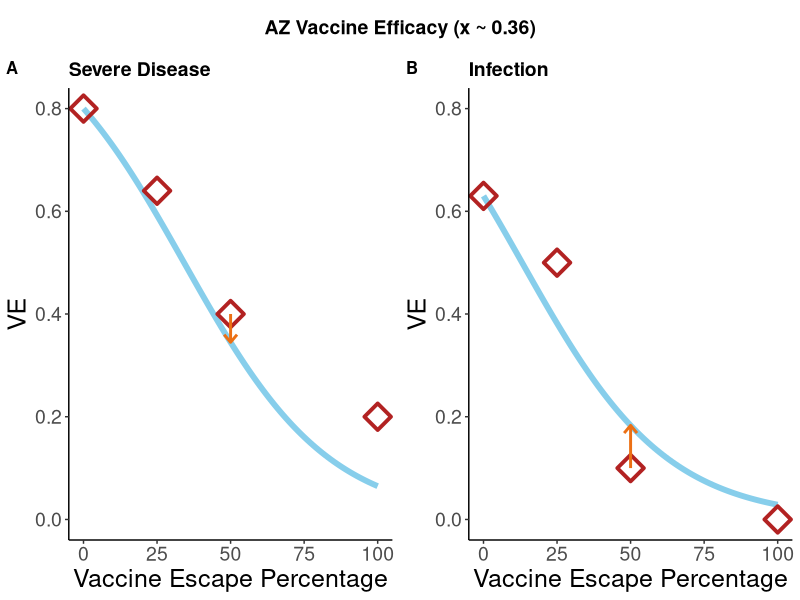

Write R code to recreate this figure.
#Plot the OR (Vaccine Efficacy Odds) efficacy/(1-efficacy)

#SPECIFICALLY,
#we only minimise the error at the central (50%) mark.

rm(list=ls())

require(tidyverse)

#The Problem:
#We have data: y0, y25, y50, y75 that we want to scale like so:

#y0*x = y25
#y0*(x^2) = y50
#y0*(x^3) = y75

#No x will fit perfectly, but what's the best we can do?

#----------------------------

#Build y vectors, one for AZ, one for PF, one for infectiousness combined

#AZ ones correspond all to 1 dose: VE against  (i) severe disease, (ii) infection
y0_AZ <- c(0.8/(1-0.8), 0.63/(1-0.63) )

y25_AZ <- c(0.64/(1-0.64), 0.5/(1-0.5))
y50_AZ <- c(0.4/(1-0.4), 0.1/(1-0.1))
y75_AZ <- c(0.2/(1-0.2), 0)
y100_AZ <- y75_AZ


#PF values correspond to VE against (i/ii) severe disease 1dose/2dose (iii/iv) infection 1dose/2dose (v) infectiousness (1 dose)
y0_PF <- c(0.8/(1-0.8), 0.95/(1-0.95), 0.65/(1-0.65), 0.86/(1-0.86))

y25_PF <- c(0.8/(1-0.8), 0.95/(1-0.95), 0.65/(1-0.65), 0.85/(1-0.85))
y50_PF <- c(0.7/(1-0.7), 0.9/(1-0.9), 0.55/(1-0.55), 0.75/(1-0.75))
y75_PF <- c(0.6/(1-0.6), 0.85/(1-0.85), 0.45/(1-0.45), 0.55/(1-0.55))
y100_PF <- y75_PF

#Lastly we do a separate one for infectious values (1 dose) of either AZ or PF
y0_infect <- 0.45/(1-0.45)

y25_infect <- 0.45/(1-0.45)
y50_infect <- 0.2/(1-0.2)
y75_infect <- 0
y100_infect <- y75_infect

#-----------------------------------------



#So new scenario, we consider negative as 100%, and we cap it out at risk of 1 (100%)

error_x_AZ <- function(x) {
  
  #Allocate memory:
  y25_estimate_AZ <- c(0,0)
  y50_estimate_AZ <- c(0,0)
  y100_estimate_AZ <- c(0,0)
  
  y25_estimate_AZ <-  (x)*y0_AZ
  y50_estimate_AZ <-  (x^2)*y0_AZ
  y100_estimate_AZ <- (x^4)*y0_AZ
  
  y50_estimate_AZ_probability <- y50_estimate_AZ/(y50_estimate_AZ+1)
  y50_AZ_probability <- y50_AZ/(y50_AZ+1)
  
  error_amt <- (sum((abs(y50_estimate_AZ_probability - y50_AZ_probability))^2  )  )#+  sum(abs(y100_estimate_AZ - y100_AZ)) + +  sum(abs(y25_estimate_AZ - y25_AZ)) )
  return(error_amt)
}


optim_AZ <- optimize(error_x_AZ, interval = c(0,4))
optim_x_AZ <- optim_AZ$minimum
optim_x_AZ_error <- optim_AZ$objective

#----------------------------

#Now PF
#Assume the same worst case is 100%, and that we cap risk at 1.

error_x_PF <- function(x) {
  
  #Allocate memory:
  y25_estimate_PF <- c(0,0,0,0)
  y50_estimate_PF <- c(0,0,0,0)
  y100_estimate_PF <- c(0,0,0,0)
  
  y25_estimate_PF <- (x)*y0_PF
  y50_estimate_PF <- (x^2)*y0_PF
  y100_estimate_PF <- (x^4)*y0_PF
  
  error_amt <- (sum( (abs(y50_estimate_PF - y50_PF))^1  ) ) # +  sum(abs(y100_estimate_PF - y100_PF))  +  sum(abs(y25_estimate_PF - y25_PF)) )
  return(error_amt)
}

optim_PF <- optimize(error_x_PF, interval = c(0,1))
optim_x_PF <- optim_PF$minimum
optim_x_PF_error <- optim_PF$objective

#----------------------------

#Now infectiousness
error_x_infect <- function(x) {
  
  #Allocate memory:
  y25_estimate_infect <- 0
  y50_estimate_infect <- 0
  y100_estimate_infect <- 0
  
  y25_estimate_infect <- (x)*y0_infect
  y50_estimate_infect <- (x^2)*y0_infect
  y100_estimate_infect <- (x^4)*y0_infect
  
  error_amt <- (sum(abs(y50_estimate_infect - y50_infect))  )  #+  sum(abs(y100_estimate_infect - y100_infect)) +  sum(abs(y25_estimate_infect - y25_infect)) )
  return(error_amt)
}

optim_infect <- optimize(error_x_infect, interval = c(0,4))
optim_x_infect <- optim_infect$minimum
optim_x_infect_error <- optim_infect$objective


#Okay, now we want to plot it
######
#AZ
######

percent_mark <- seq(0,100, length.out = 101)

# Severe Disease

sev_disease_efficacy <- (0.8/(1-0.8))*(optim_x_AZ^(percent_mark/25))
#Convert back to probability:
sev_disease_efficacy <- sev_disease_efficacy/(sev_disease_efficacy+1)

Table_Data <- data.frame(percent_mark = c(0, 25, 50, 100), sev_disease_efficacy = c(0.8, 0.64, 0.4, 0.2))
Mapped_Data <- data.frame(percent_mark = percent_mark, sev_disease_efficacy = sev_disease_efficacy)

ggplot(data=Mapped_Data, aes(x=percent_mark, y=sev_disease_efficacy, group=1)) +
  geom_line(color="skyblue", size = 2) +
  geom_point(data = Table_Data, color = 'firebrick', shape = 5, size = 5, stroke = 2)+
  labs(title="Severe Disease",
       x ="Vaccine Escape Percentage", y = "VE") +
  geom_path(data = data.frame(percent_mark = c(50, 50), sev_disease_efficacy = c(0.4, sev_disease_efficacy[51]) ),
            size = 1, colour = "#EC7014",
            arrow = arrow(type = "open", angle = 40, length = unit(0.1, "inches")) 
  )+ylim(0,0.8)+
  theme_classic() +
  theme(
    plot.title = element_text( size=14, face="bold"),
    axis.title.x = element_text(size=18),
    axis.title.y = element_text(size=18),
    axis.text = element_text(size=14)
  )  ->  AZ_sev_dis_50_fit


# Infection

infection_efficacy <- (0.63/(1-0.63))*(optim_x_AZ^(percent_mark/25))
#Convert back to probability:
infection_efficacy <- infection_efficacy/(infection_efficacy+1)

Table_Data <- data.frame(percent_mark = c(0, 25, 50, 100), infection_efficacy = c(0.63, 0.5, 0.1, 0))
Mapped_Data <- data.frame(percent_mark = percent_mark, infection_efficacy = infection_efficacy)

ggplot(data=Mapped_Data, aes(x=percent_mark, y=infection_efficacy, group=1)) +
  geom_line(color="skyblue", size = 2) +
  geom_point(data = Table_Data, color = 'firebrick', shape = 5, size = 5, stroke = 2)+
  labs(title="Infection",
       x ="Vaccine Escape Percentage", y = "VE") +
  geom_path(data = data.frame(percent_mark = c(50, 50), infection_efficacy = c(0.1, infection_efficacy[51]) ),
    size = 1, colour = "#EC7014",
    arrow = arrow(type = "open", angle = 40, length = unit(0.1, "inches")) 
    )+ ylim(0,0.8)+
  theme_classic() +
  theme(
    plot.title = element_text( size=14, face="bold"),
    axis.title.x = element_text(size=18),
    axis.title.y = element_text(size=18),
    axis.text = element_text(size=14)
  ) ->  AZ_infection_50_fit


require(cowplot)
plot_grid(AZ_sev_dis_50_fit, AZ_infection_50_fit, labels = c('A', 'B'), label_size = 12) -> p

#Make a title
title <- ggdraw() + draw_label("AZ Vaccine Efficacy (x ~ 0.36)", fontface='bold')
#Add title:
plot_grid(title, p, ncol=1, rel_heights=c(0.1, 1)) # rel_heights values control title margins
